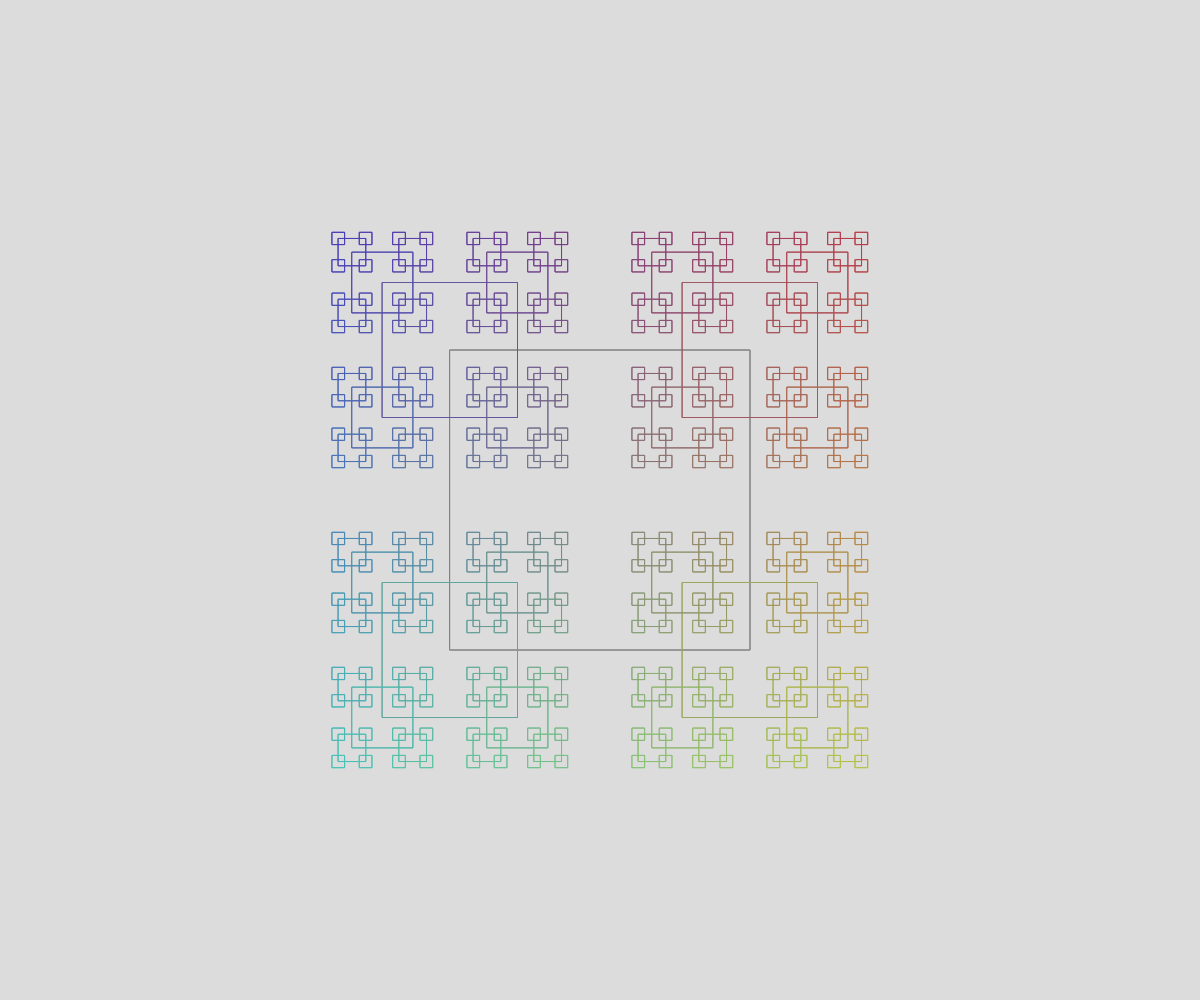
Frame 1 (no input)
Frame 60 (no input): identical to frame 1, image omitted
Frame 120 (the mouse pressed at the canvas centre since frame 60): identical to frame 1, image omitted

The p5.js sketch that drew this single still picture (run headless with seeded random() and noise() and a simulated clock; from frame 60 on, the mouse is pressed at the canvas centre):

// p5.js sketch
// ── sketch.js
// Project Title
// Your Name
// Date
//
// Extra for Experts:
// - describe what you did to take this project "above and beyond"


function setup() {
  createCanvas(windowWidth, windowHeight);
}

function draw() {
  background(220);
  //centerCircle(width/2, height/2,width);
  //circleFractal(width/2, height/2,300);
  lucky(width/2, height/2,300);
}


function lucky(x,y,s)
{
  rectMode(CENTER);
  noFill();
  

  if(s > 10)
  {

    let r = map(x,0,width,0,255);
    let g = map(y,0,height, 0, 255);
    let b = map(x, 0, width,255,0);
    stroke(r,g,b);
    square(x,y,s);



    square(x,y,s);
    lucky(x - s/2, y - s/2, s * 0.45);
    lucky(x + s/2, y - s/2, s * 0.45);
    lucky(x - s/2, y + s/2, s * 0.45);
    lucky(x + s/2, y + s/2, s * 0.45);
  }

}

function circleFractal(x,y,d)
{
  noFill();
  if(d > 10)
  {
    circle(x,y,d);
    circleFractal(x- d/2, y, d/2);
    circleFractal(x+ d/2, y, d/2);
    circleFractal(x, y, d/2);
    circleFractal(x, y + d/2, d/2);
  }

}

function centerCircle(x,y,d)
{
  if(d > 10)
  {
    circle(x,y,d);
    centerCircle(x,y,d*0.95);
  }
}
